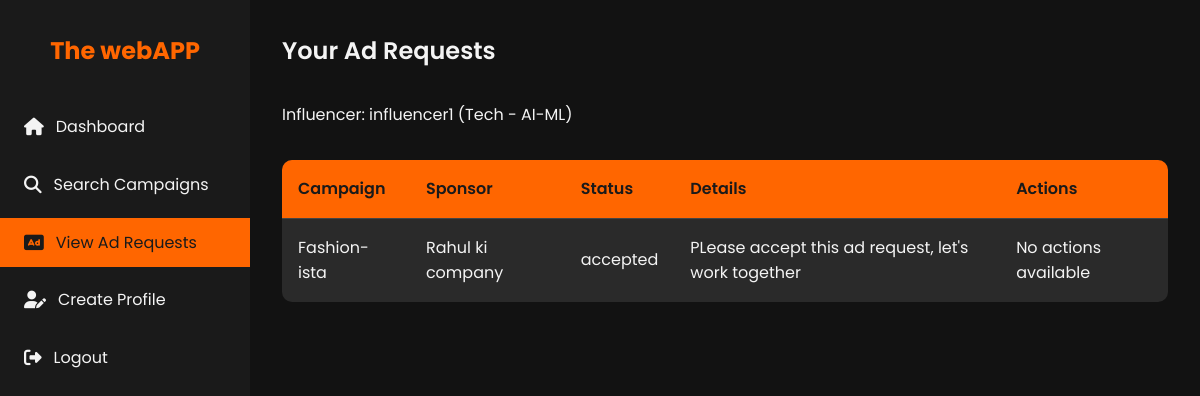
Screenshot of /influencer/ad_requests (signed in) with the database file from the repository.
### models.py (models this page shows, shortened)
class User(db.Model, UserMixin):
    id = db.Column(db.Integer, primary_key=True)
    username = db.Column(db.String(80), unique=True, nullable=False)
    password = db.Column(db.String(200), nullable=False)
    email = db.Column(db.String(120), unique=True, nullable=False)
    role = db.Column(db.String(50), nullable=False)  # admin, sponsor, influencer
    is_active = db.Column(db.Boolean, default=True)
    sponsor = db.relationship('Sponsor', back_populates='user', uselist=False)
    influencer = db.relationship('Influencer', back_populates='user', uselist=False)

class Influencer(db.Model):
    id = db.Column(db.Integer, primary_key=True)
    user_id = db.Column(db.Integer, db.ForeignKey('user.id'), nullable=False)
    name= db.Column(db.String(120))
    contact_email= db.Column(db.String(120), nullable=False)
    category = db.Column(db.String(120))
    niche = db.Column(db.String(120))
    is_flagged = db.Column(db.Boolean, default=False)
    reach = db.Column(db.Integer)
    bio = db.Column(db.Text)
    user = db.relationship('User', back_populates='influencer')

class AdRequest(db.Model):
    id = db.Column(db.Integer, primary_key=True)
    campaign_id = db.Column(db.Integer, db.ForeignKey('campaign.id', ondelete='CASCADE'), nullable=False)
    influencer_id = db.Column(db.Integer, db.ForeignKey('influencer.id', ondelete='CASCADE'), nullable=False)
    status = db.Column(db.String(50), nullable=False)  # pending, accepted, rejected, negotiated
    details = db.Column(db.Text)
    negotiation_terms = db.Column(db.Text)
    communication_log = db.Column(db.Text)
    renegotiation_email = db.Column(db.String(120), nullable=False)
    company_name = db.Column(db.String(120), nullable=False)
    created_at = db.Column(db.DateTime, default=datetime.utcnow)
    updated_at = db.Column(db.DateTime, default=datetime.utcnow, onupdate=datetime.utcnow)
    campaign = db.relationship('Campaign', backref=db.backref('ad_requests', lazy=True, cascade='all, delete-orphan'))
    influencer = db.relationship('Influencer', backref=db.backref('ad_requests', lazy=True, cascade='all, delete-orphan'))

class Campaign(db.Model):
    id = db.Column(db.Integer, primary_key=True)
    sponsor_id = db.Column(db.Integer, db.ForeignKey('sponsor.id', ondelete='SET NULL'), nullable=True)
    title = db.Column(db.String(120), nullable=False)
    company_name= db.Column(db.String(120), nullable=False)
    description = db.Column(db.Text)
    budget = db.Column(db.Float)
    category = db.Column(db.String(120))
    status = db.Column(db.String(50), nullable=False)  # active, completed, flagged
    start_date = db.Column(db.DateTime)
    end_date = db.Column(db.DateTime)
    is_public = db.Column(db.Boolean, default=True)
    sponsor = db.relationship('Sponsor', backref=db.backref('campaigns', lazy=True, cascade='all, delete-orphan'))

### app.py (the view)
    @app.route('/influencer/ad_requests', methods=['GET'])
    @login_required
    @influencer_required
    def influencer_ad_requests():
        influencer = Influencer.query.filter_by(user_id=current_user.id).first()
        if not influencer:
            flash('You are not registered as an influencer.', 'error')
            return redirect(url_for('home'))
        ad_requests = AdRequest.query.options(
            joinedload(AdRequest.campaign).joinedload(Campaign.sponsor)
        ).filter_by(influencer_id=influencer.id).all()
        return render_template('influencer_ad_requests.html', ad_requests=ad_requests, influencer=influencer)

### templates/influencer_ad_requests.html (shortened to what this page needs)
<!DOCTYPE html>
<html lang="en">
<head>
    <link rel="stylesheet" href="https://cdnjs.cloudflare.com/ajax/libs/font-awesome/6.1.1/css/all.min.css">
</head>
<body>
    <div class="dashboard">
        <aside class="sidebar">
            <div class="logo">
                <h1>The webAPP</h1>
            </div>
            <nav>
                <ul class="nav-menu">
                    <li class="nav-item">
                        <a href="{{ url_for('influencer') }}" class="nav-link">
                            <i class="fas fa-home"></i> Dashboard
                        </a>
                    </li>
                    <li class="nav-item">
                        <a href="{{ url_for('search_campaigns') }}" class="nav-link">
                            <i class="fas fa-search"></i> Search Campaigns
                        </a>
                    </li>
                    <li class="nav-item">
                        <a href="{{ url_for('influencer_ad_requests') }}" class="nav-link active">
                            <i class="fas fa-ad"></i> View Ad Requests
                        </a>
                    </li>
                    <li class="nav-item">
                        <a href="{{ url_for('influencer_profile') }}" class="nav-link">
                            <i class="fas fa-user-edit"></i> Create Profile
                        </a>
                    </li>
                    <li class="nav-item">
                        <a href="{{ url_for('logout') }}" class="nav-link">
                            <i class="fas fa-sign-out-alt"></i> Logout
                        </a>
                    </li>
                </ul>
            </nav>
        </aside>
        <main class="main-content">
            <header class="header">
                <h1 class="welcome-text">Your Ad Requests</h1>
            </header>
            <section class="ad-requests-section">
                <p>Influencer: {{ influencer.user.username }} ({{ influencer.category }} - {{ influencer.niche }})</p>
                <table class="ad-requests-table">
                    <thead>
                        <tr>
                            <th>Campaign</th>
                            <th>Sponsor</th>
                            <th>Status</th>
                            <th>Details</th>
                            <th>Actions</th>
                        </tr>
                    </thead>
                    <tbody>
                        {% for ad_request in ad_requests %}
                        <tr>
                            <td>{{ ad_request.campaign.title if ad_request.campaign else 'N/A' }}</td>
                            <td>{{ ad_request.company_name }}</td>
                            <td>{{ ad_request.status }}</td>
                            <td>{{ ad_request.details }}</td>
                            <td>
                                {% if ad_request.status == 'pending' %}
                                    <div class="ad-request-actions">
                                        <form action="{{ url_for('influencer_ad_request_action', id=ad_request.id) }}" method="POST">
                                            <input type="hidden" name="action" value="accept">
                                            <button type="submit" class="action-btn accept-btn">Accept</button>
                                        </form>
                                        <form action="{{ url_for('influencer_ad_request_action', id=ad_request.id) }}" method="POST">
                                            <input type="hidden" name="action" value="reject">
                                            <button type="submit" class="action-btn reject-btn">Reject</button>
                                        </form>
                                        {% if ad_request.renegotiation_email %}
                                            <button class="action-btn chat-btn" onclick="openChatModal('{{ ad_request.renegotiation_email }}')">Chat</button>
                                        {% else %}
                                            <button class="action-btn chat-btn" disabled>Chat Unavailable</button>
                                        {% endif %}
                                    </div>
                                {% else %}
                                    <p>No actions available</p>
                                {% endif %}
                            </td>
                        </tr>
                        {% endfor %}
                    </tbody>
                </table>
            </section>
        </main>
    </div>
</body>
</html>

### templates/influencer_ad_requests.html (style rules this page uses)
:root { --primary-color: #1a1a1a; --secondary-color: #ff6600; --text-color: #f4f4f4; --bg-color: #121212; --card-bg-color: #2a2a2a; --hover-color: #ff8533; }
* { margin: 0; padding: 0; box-sizing: border-box; }
body { font-family: 'Poppins', sans-serif; line-height: 1.6; color: var(--text-color); background-color: var(--bg-color); }
.dashboard { display: flex; min-height: 100vh; }
.sidebar { width: 250px; background-color: var(--primary-color); padding: 2rem 0; position: fixed; height: 100vh; overflow-y: auto; }
.logo { text-align: center; margin-bottom: 2rem; }
.logo h1 { color: var(--secondary-color); font-size: 1.5rem; }
.nav-menu { list-style-type: none; }
.nav-item { margin-bottom: 0.5rem; }
.nav-link { display: flex; align-items: center; padding: 0.75rem 1.5rem; color: var(--text-color); text-decoration: none; transition: all 0.3s ease; }
.nav-link:hover, .nav-link.active { background-color: var(--secondary-color); color: var(--primary-color); }
.nav-link i { margin-right: 0.75rem; font-size: 1.1rem; }
.main-content { flex-grow: 1; margin-left: 250px; padding: 2rem; }
.header { display: flex; justify-content: space-between; align-items: center; margin-bottom: 2rem; }
.welcome-text { font-size: 1.5rem; font-weight: 600; }
.ad-requests-table { width: 100%; border-collapse: collapse; margin-top: 2rem; background-color: var(--card-bg-color); border-radius: 10px; overflow: hidden; }
.ad-requests-table th, .ad-requests-table td { padding: 1rem; text-align: left; border-bottom: 1px solid #444; }
.ad-requests-table th { background-color: var(--secondary-color); color: var(--primary-color); font-weight: 600; }
.ad-requests-table tr:last-child td { border-bottom: none; }

### rows the page displays
User: user.username "influencer1"
Influencer: category "Tech", niche "AI-ML"
AdRequest: campaign "Fashion-ista", company_name "Rahul ki company", status "accepted", details "PLease accept this ad request, let's work together", shows "No actions available"
